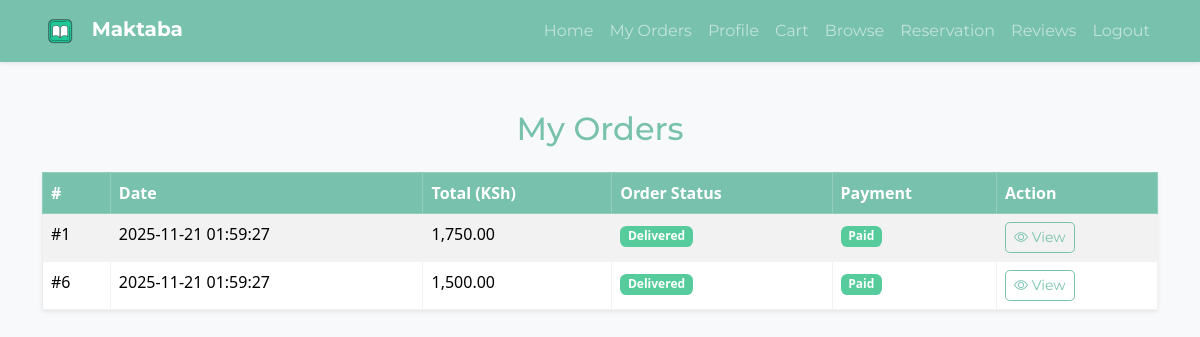
The page /modules/user/my_orders.php (signed in) on the database its author committed.
### tables this page shows
CREATE TABLE orders (
    order_id INT AUTO_INCREMENT PRIMARY KEY,
    user_id INT,
    order_date TIMESTAMP DEFAULT CURRENT_TIMESTAMP,
    shipping_address TEXT,
    total_amount DECIMAL(10, 2),
    order_status ENUM('Pending', 'Shipped', 'Delivered', 'Cancelled') DEFAULT 'Pending',
    payment_status ENUM('Pending', 'Paid', 'Unpaid', 'Refunded') DEFAULT 'Pending',
    mpesa_receipt VARCHAR(50),
    FOREIGN KEY (user_id) REFERENCES users(user_id) ON DELETE CASCADE
);

### modules/user/my_orders.php (the view, shortened to what this page needs)
<?php
require_once("../../database/config.php");
$user_id = $_SESSION['user_id'];
$stmt = $conn->prepare("
    SELECT order_id, order_date, total_amount, order_status, payment_status
    FROM orders
    WHERE user_id = ?
    ORDER BY order_date DESC
");
$stmt->bind_param("i", $user_id);
$stmt->execute();
$result = $stmt->get_result();
?>
<!DOCTYPE html>
<html lang="en">
<head>
  <link href="https://cdn.jsdelivr.net/npm/bootswatch@5.3.3/dist/minty/bootstrap.min.css" rel="stylesheet">
  <link href="https://cdn.jsdelivr.net/npm/bootstrap-icons@1.11.3/font/bootstrap-icons.css" rel="stylesheet">
</head>
<body class="bg-light">
<?php include("../../includes/user_nav.php"); ?>
<div class="container mt-5">
  <h2 class="text-center text-primary mb-4">My Orders</h2>
  <?php if ($result->num_rows > 0): ?>
    <table class="table table-bordered table-striped shadow-sm">
      <thead class="table-primary">
        <tr>
          <th>#</th>
          <th>Date</th>
          <th>Total (KSh)</th>
          <th>Order Status</th>
          <th>Payment</th>
          <th>Action</th>
        </tr>
      </thead>
      <tbody>
        <?php while ($row = $result->fetch_assoc()): ?>
          <tr>
            <td>#<?php echo $row['order_id']; ?></td>
            <td><?php echo $row['order_date']; ?></td>
            <td><?php echo number_format($row['total_amount'], 2); ?></td>
            <td>
              <span class="badge bg-<?php echo ($row['order_status']=='Delivered')?'success':(($row['order_status']=='Pending')?'warning text-dark':'secondary'); ?>">
                <?php echo htmlspecialchars($row['order_status']); ?>
              </span>
            </td>
            <td>
              <span class="badge bg-<?php echo ($row['payment_status']=='Paid')?'success':(($row['payment_status']=='Pending')?'warning text-dark':'danger'); ?>">
                <?php echo htmlspecialchars($row['payment_status']); ?>
              </span>
            </td>
            <td>
              <a href="order_details.php?order_id=<?php echo $row['order_id']; ?>" class="btn btn-outline-primary btn-sm">
                <i class="bi bi-eye"></i> View
              </a>
            </td>
          </tr>
        <?php endwhile; ?>
      </tbody>
    </table>
  <?php else: ?>
    <div class="alert alert-info text-center">
      You haven’t placed any orders yet.
    </div>
  <?php endif; ?>
</div>
</body>
</html>

### rows shown on the page
orders: order_id "1", order_date "2025-11-21 01:59:27", total_amount "1,750.00", order_status "Delivered", payment_status "Paid"
orders: order_id "6", order_date "2025-11-21 01:59:27", total_amount "1,500.00", order_status "Delivered", payment_status "Paid"
